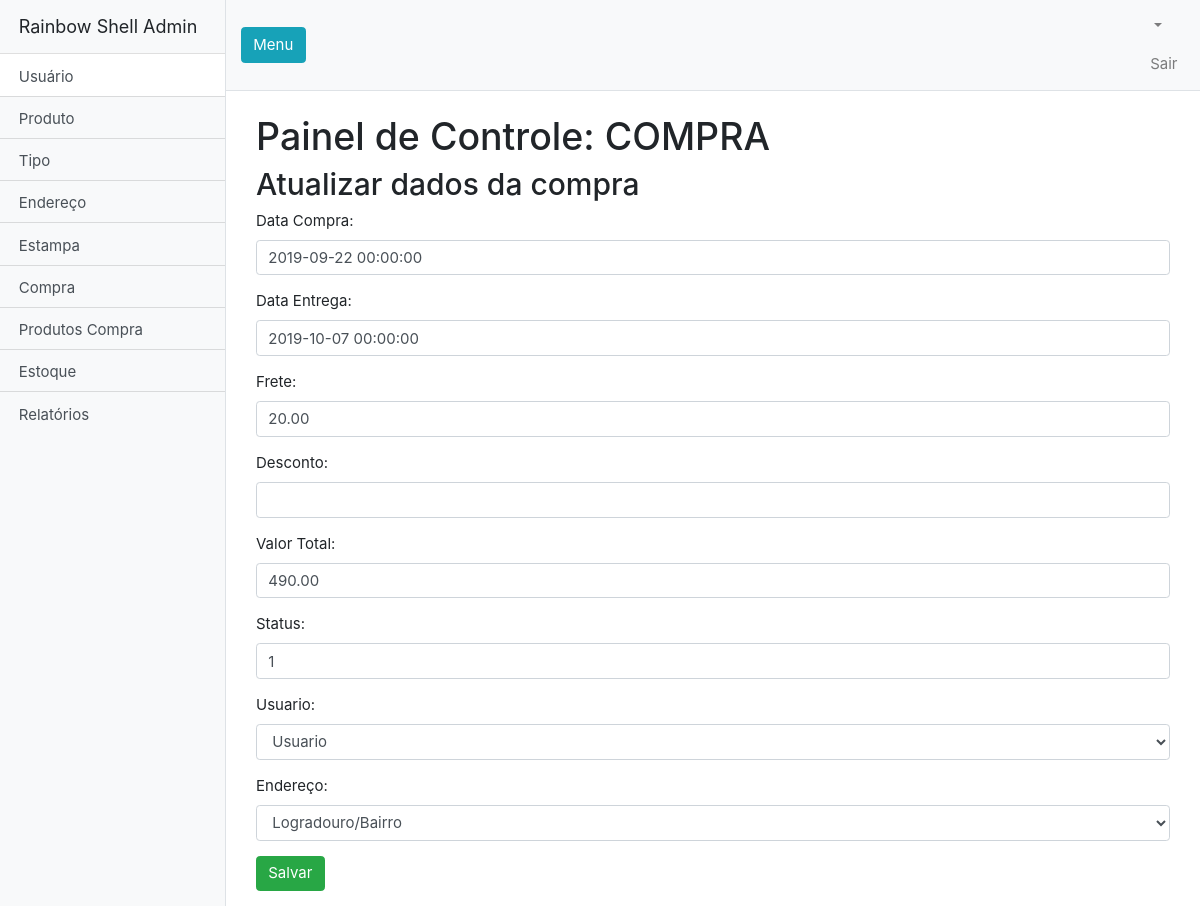
The page /admin/index.php?classe=Compra&acao=update&id_compra=1 on the database its author committed.
### tables this page shows
CREATE TABLE `tbl_compra` (
  `id_compra` int(11) NOT NULL,
  `data_compra` datetime NOT NULL,
  `data_entrega` datetime NOT NULL,
  `frete` double(9,2) NOT NULL,
  `desconto` double(9,2) DEFAULT NULL,
  `valor_total` double(9,2) NOT NULL,
  `valor_prod_total` double(9,2) NOT NULL,
  `status` varchar(45) NOT NULL DEFAULT '0',
  `compra_id_usuario` int(11) NOT NULL,
  `compra_id_endereco` int(11) NOT NULL
);

### admin/controller/CompraController.php (called while the page is built, shortened)
<?php
require_once 'model/Compra.php';
require_once 'model/Usuario.php';
require_once 'model/Endereco.php';
class CompraController
{
    public function update(){
        $compra = new Compra($_GET['id_compra']);
        $obj = new Usuario();
        $usuarios = $obj->all();
        $obj = new Endereco();
        $enderecos = $obj->all();
        $compra->update();
        include 'view/Compra_update.php';
    }
}

### admin/index.php (called while the page is built, shortened)
<?php
$acao = isset($_GET['acao']) ? $_GET['acao'] : 'all';
$app = new $controller();
$app->$acao();

### admin/model/Compra.php (called while the page is built, shortened)
<?php
Class Compra
{
    private $id_compra;
    private $data_compra;
    private $data_entrega;
    private $frete;
    private $desconto;
    private $valor_total;
    private $status;
    private $compra_id_usuario;
    private $compra_id_endereco;
    private $con;
    public function __construct($id_compra=NULL, $data_compra=NULL, $data_entrega=NULL, $frete=NULL,  $desconto=NULL ,  $valor_total=NULL ,  $status=NULL ,  $compra_id_usuario=NULL ,  $compra_id_endereco=NULL)
    {
        $this->id_compra = $id_compra;
        $this->data_compra = $data_compra;
        $this->data_entrega = $data_entrega;
        $this->frete = $frete;
        $this->desconto = $desconto;
        $this->valor_total = $valor_total;
        $this->status = $status;
        $this->compra_id_usuario = $compra_id_usuario;
        $this->compra_id_endereco = $compra_id_endereco;
        $this->con = new PDO(SERVIDOR, USUARIO, SENHA);
    }
    function update(){
        $sql = $this->con->prepare("SELECT * FROM tbl_compra WHERE id_compra=?");
        $sql->execute( array($this->id_compra) );
        $compra = $sql->fetchObject();
        if ( $compra ){
            $this->id_compra = $compra->id_compra;
            $this->data_compra = $compra->data_compra;
            $this->data_entrega = $compra->data_entrega;
            $this->frete = $compra->frete;
            $this->desconto = $compra->desconto;
            $this->valor_total = $compra->valor_total;
            $this->status = $compra->status;
            $this->compra_id_usuario = $compra->compra_id_usuario;
            $this->compra_id_endereco = $compra->compra_id_endereco;
        }
    }
    public function getData_compra()
    {
        return $this->data_compra;
    }
    public function getData_entrega()
    {
        return $this->data_entrega;
    }
    public function getFrete()
    {
        return $this->frete;
    }
    public function getDesconto()
    {
        return $this->desconto;
    }
    public function getValor_total()
    {
        return $this->valor_total;
    }
    public function getStatus()
    {
        return $this->status;
    }
    public function getCompra_id_usuario()
    {
        return $this->compra_id_usuario;
    }
    public function getCompra_id_endereco()
    {
        return $this->compra_id_endereco;
    }
    }

### admin/model/Usuario.php (called while the page is built, shortened)
<?php
class Usuario
{
    private $con;
    public function __construct($id_usuario=NULL, $nome=NULL, $sobrenome=NULL, $cpf=NULL, $telefone=NULL, $imagem=NULL, $email=NULL, $senha=NULL, $tipo=NULL)
    {
        $this->con = new PDO(SERVIDOR, USUARIO, SENHA);
    }
    public function all(){
        $sql= $this->con->prepare("SELECT * FROM tbl_usuario ORDER BY nome");
        $sql->execute();
        return $sql->fetchAll(PDO::FETCH_CLASS);
    }
}

### admin/model/Endereco.php (called while the page is built, shortened)
<?php
Class Endereco
{
    private $con;
    public function __construct($id_endereco=NULL, $cep=NULL, $logradouro=NULL, $numero=NULL,  $bairro=NULL ,  $cidade=NULL ,  $estado=NULL ,  $complemento=NULL ,  $endereco_id_usuario=NULL)
    {
        $this->con = new PDO(SERVIDOR, USUARIO, SENHA);
    }
    public function all(){
        $sql= $this->con->prepare("SELECT * FROM tbl_endereco ORDER BY id_endereco");
        $sql->execute();
        return $sql->fetchAll(PDO::FETCH_CLASS);
    }
}

### admin/view/Compra_update.php (the view, shortened to what this page needs)
<?php include("inc/header.php")?>
      <div class="container-fluid">
		<div class="container">
		<h1 class="mt-4">Painel de Controle: COMPRA</h1>
  <table class="table">
    <h2>Atualizar dados da compra</h2>
<form action="" method="post">
    <div class="form-group">
        <label>Data Compra:</label>
        <input type="text" class="form-control" name="data_compra"  value="<?=$compra->getData_compra()?>">
    </div>
    <div class="form-group">
        <label>Data Entrega:</label>
        <input type="text" class="form-control" name="data_entrega"  value="<?=$compra->getData_entrega()?>">
    </div>
    <div class="form-group">
        <label>Frete:</label>
        <input type="text" class="form-control" name="frete"  value="<?=$compra->getFrete()?>">
    </div>
    <div class="form-group">
        <label>Desconto:</label>
        <input type="text" class="form-control" name="desconto"  value="<?=$compra->getDesconto()?>">
    </div>
    <div class="form-group">
        <label>Valor Total:</label>
        <input type="text" class="form-control" name="valor_total"  value="<?=$compra->getValor_total()?>">
    </div>
    <div class="form-group">
        <label>Status:</label>
        <input type="text" class="form-control" name="status"  value="<?=$compra->getStatus()?>">
    </div>
    <div class="form-group">
            <label>Usuario:</label>
            <select name="compra_id_usuario" class="form-control">
                <?php foreach ($usuarios as $usuario){
                        $selected  = $usuario->id_usuario==$compra->getCompra_id_usuario() ? "selected" : "";
                ?>
                        <option <?=$selected?>   value="<?=$usuario->id_usuario?>"><?=$usuario->nome?></option>
                <?php } ?>
            </select>
</div>
<div class="form-group">
            <label>Endereço:</label>
            <select name="compra_id_endereco" class="form-control">
                <?php foreach ($enderecos as $endereco){
                        $selected  = $endereco->id_endereco==$compra->getCompra_id_endereco() ? "selected" : "";
                ?>
                        <option <?=$selected?>   value="<?=$endereco->id_endereco?>"><?=$endereco->logradouro?>/<?=$endereco->bairro?></option>
                <?php } ?>
            </select>
</div>
    <button class="btn btn-success" type="submit">Salvar</button>
</form>
</body>
</body>
</html>

### admin/scripts/css/ui.css (style rules this page uses)
html { font-size: 15px; }
article:after, .form-group:after { display: block; clear: both; content: ""; }

### admin/css/simple-sidebar.css (style rules this page uses)
body { overflow-x: hidden; }

### rows shown on the page
tbl_compra: data_compra "2019-09-22 00:00:00", data_entrega "2019-10-07 00:00:00", frete "20.00", valor_total "490.00", status "1"

### other values the page prints
form field compra_id_usuario "Usuario"
form field compra_id_endereco "Logradouro/Bairro"
